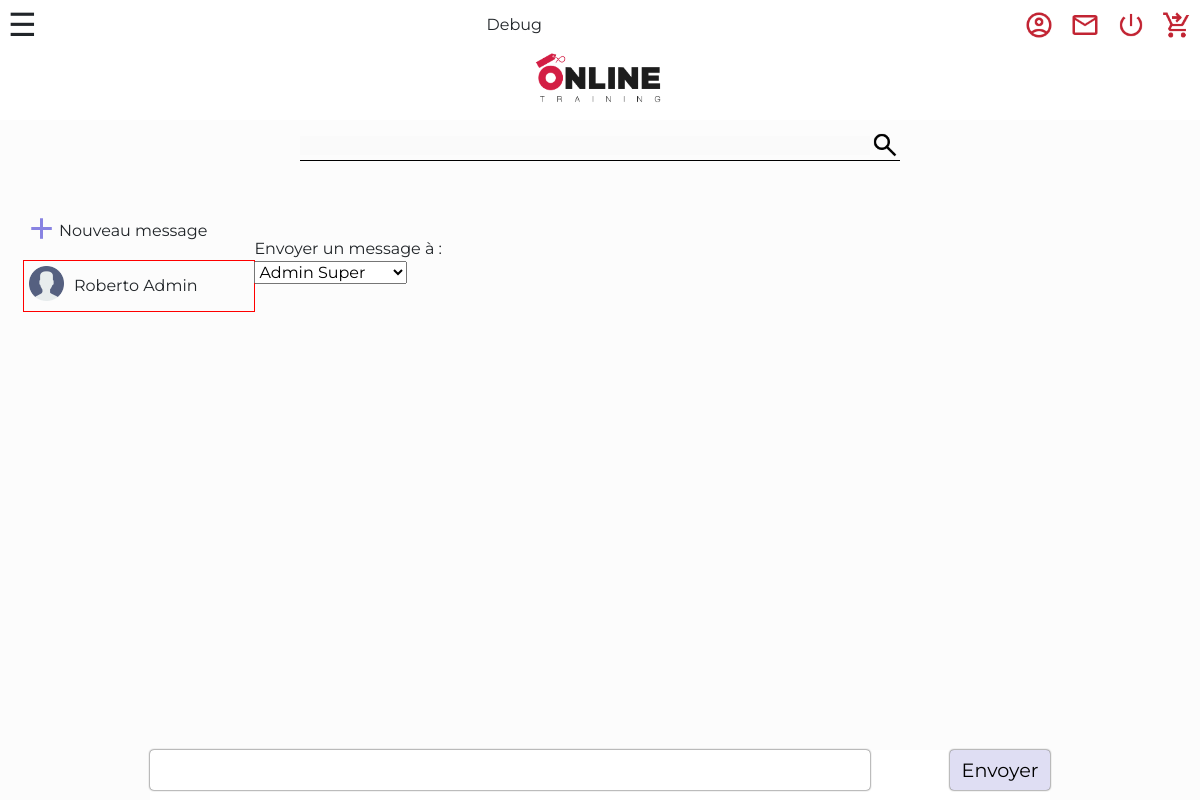
Before: /pages/messagerie.php (signed in) with the older database file.
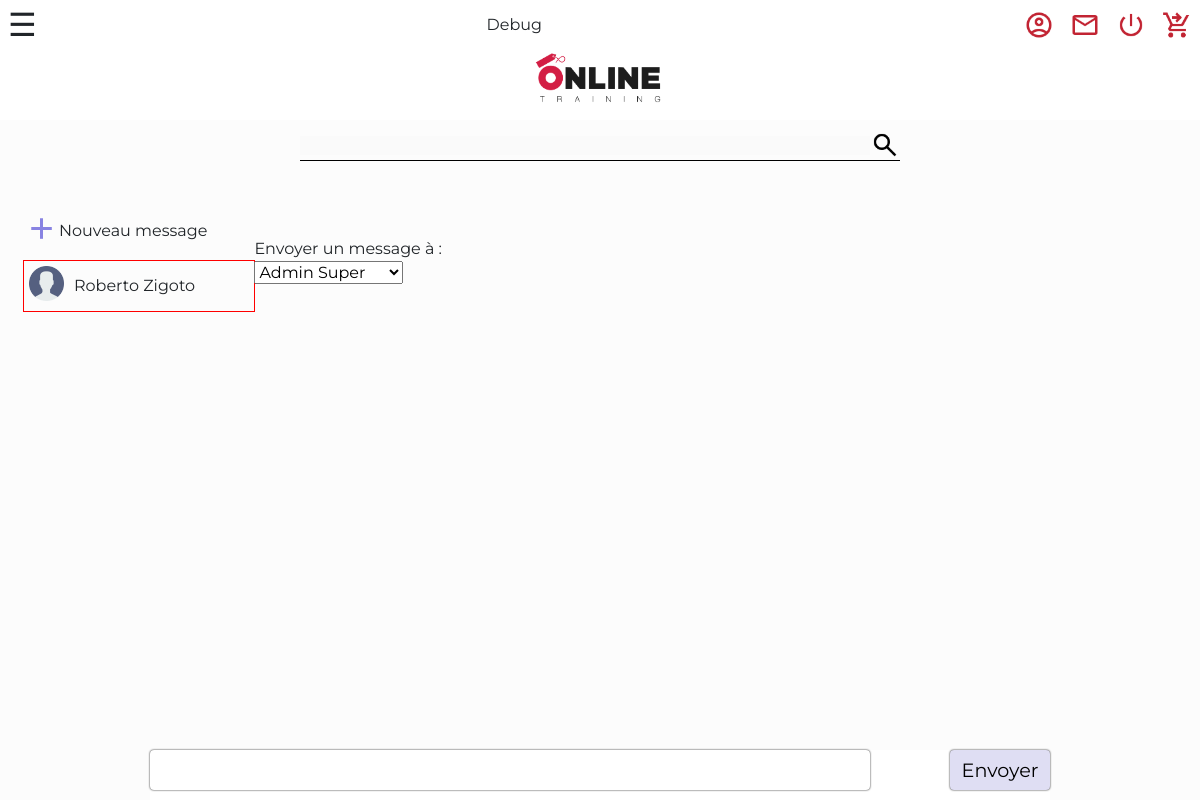
After: the same page with the newer database file.
### tables this page shows
CREATE TABLE `users` (
  `id` int NOT NULL,
  `first_name` varchar(255) NOT NULL,
  `last_name` varchar(255) NOT NULL,
  `email` varchar(255) NOT NULL,
  `password` varchar(255) NOT NULL,
  `avatar` varchar(255) DEFAULT NULL,
  `group` varchar(255) DEFAULT NULL
);

### src/pages/messagerie.php (the view, shortened to what this page needs)
<!DOCTYPE html>
<html lang="fr">
<head>
    <link href="https://cdn.jsdelivr.net/npm/bootstrap@5.3.3/dist/css/bootstrap.min.css" rel="stylesheet">
    <link rel="stylesheet" href="../CSS/style.css">
    <link rel="stylesheet" href="../CSS/messagerie.css">
</head>
<body>
<?php
$user_id = $_SESSION['user']['id'];
require_once("../elements/connect.php");
$sql = "SELECT * FROM messages WHERE sender_user_id = :user_id OR receiver_user_id = :user_id";
$query = $db->prepare($sql);
$query->bindValue(':user_id', $user_id);
$query->execute();
$conversations = $query->fetchAll(PDO::FETCH_ASSOC);
require_once ('../elements/header.php');
?>
<section class="messagerie">
    <div class="messagerie_menu">
        <a href="../pages/messagerie.php"><img src="../img/illustration/new_message.png">Nouveau message</a>
        <?php
        $chat = [];
        foreach ($conversations as $conversation) {
            $sender_id = $conversation['sender_user_id'];
            $receiver_id = $conversation['receiver_user_id'];
            if ($sender_id != $user_id && !in_array($sender_id, $chat)) {
                $chat[] = $sender_id;
            }
            if ($receiver_id != $user_id && !in_array($receiver_id, $chat)) {
                $chat[] = $receiver_id;
            }
        }
        foreach ($chat as $conversation_user_id) {
            $sql = "SELECT id, first_name, last_name, avatar FROM users WHERE id = :conversation_user_id";
            $query = $db->prepare($sql);
            $query->bindValue(':conversation_user_id', $conversation_user_id);
            $query->execute();
            $conversation_user_infos = $query->fetch(PDO::FETCH_ASSOC);
            if (empty($conversation_user_infos['avatar'])) {
                $conversation_user_infos['avatar'] = "../img/upload_avatars/default_avatar.png";
            }
            echo '<a href="../pages/messagerie.php?with_user_id='.$conversation_user_id.'#ancre_dernier_message">';
            echo '<div class="messagerie_conversation_title';
            if (isset($_GET['with_user_id']) && $_GET['with_user_id'] == $conversation_user_id) {
                echo ' selected';
            }
            $sql = "SELECT * FROM messages WHERE sender_user_id = :conversation_user_id AND receiver_user_id = :user_id AND message_read = 0";
            $query = $db->prepare($sql);
            $query->bindValue(':conversation_user_id', $conversation_user_id);
            $query->bindValue(':user_id', $user_id);
            $query->execute();
            $unread_message = $query->fetch(PDO::FETCH_ASSOC);
            if($unread_message){echo ' unread';}
            echo '">';
            echo '<div class="messagerie_conversation_avatar">';
            echo '<img class="conversation_avatar" alt="Avatar de '.$conversation_user_infos['first_name'].'" src="'.$conversation_user_infos['avatar'].'">';
            echo '</div>';
            echo '<div class="messagerie_conversation_name">';
            echo ucfirst($conversation_user_infos['first_name']) . ' ' . ucfirst($conversation_user_infos['last_name']);
            echo '</div></div></a>';
        }
        ?>
    </div>
    <div class="messagerie_main" id="messagerie_main">
        <?php
        if(!isset($_GET['with_user_id'])){
            echo 'Envoyer un message à :<br>';
            $sql = "SELECT id, first_name, last_name FROM users WHERE id != :id";
            $query = $db->prepare($sql);
            $query->bindValue(':id', $user_id);
            $query->execute();
            $usersList = $query->fetchAll(PDO::FETCH_ASSOC);
            echo '<select id="user_list">';
            foreach ($usersList as $user) {
                echo '<option value="' . $user['id'] . '">' . ucfirst(strtolower($user['last_name'])) . ' ' . ucfirst(strtolower($user['first_name'])) . '</option>';
            }
            echo '</select>';
            }
        ?>
    </div>
    <?php if(isset($_GET['with_user_id'])): ?>
</section><form class="messagerie_input_text" method="POST" id="message_form" action="../tools/messagerie_envoi_msg.php" enctype="multipart/form-data">
    <input type="text" name="conversation_message" id="conversation_message" placeholder="Envoyer un message à <?= ucfirst($conversation_user_with['first_name']) ?>">
    <input type="hidden" name="sender_id" value="<?= $user_id ?>">
    <input type="hidden" name="receiver_id" value="<?= $_GET['with_user_id'] ?>">
    <input type ="file" name="fileInput" id="fileInput"style="display:none">
    <img id="addFile" src="../img/illustration/add_file.png">
    <input type="submit" value="Envoyer">
</form>
<?php else: ?>
    </section><form class="messagerie_input_text" method="POST" id="new_message_form" action="../tools/messagerie_new_envoi_msg.php">
    <input type="text" name="new_conversation_message" id="new_conversation_message" placeholder="">
    <input type="submit" value="Envoyer">
</form>
<?php endif; ?>
</body>
</html>

Changed rows visible on the page:
changed users "Roberto": last_name "Admin" → "Zigoto"
